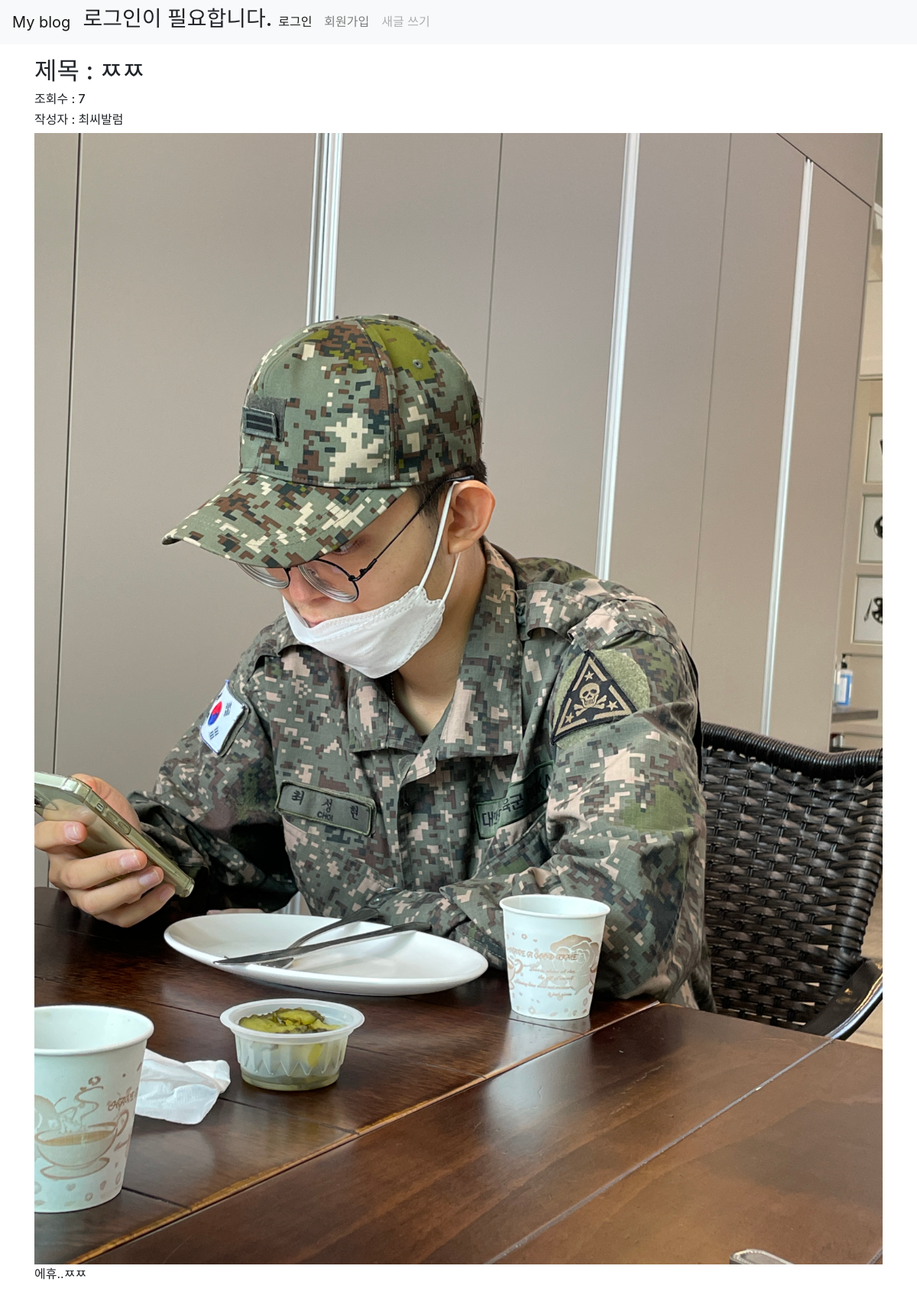
Page /posts/show/17 on the committed database.
### posts/models.py (models this page shows, shortened)
class Post(models.Model):
    POST_TYPES = [
        (0, "칼럼"),
        (1, "뉴스"),
        (2, "소설"),
    ]
    title = models.CharField(max_length=200,
                            verbose_name="제목")
    content = models.TextField(verbose_name="내용")
    view_count = models.IntegerField(default=0,
                                    verbose_name="조회수")
    _type = models.PositiveSmallIntegerField(choices=POST_TYPES,
                                            verbose_name="게시글타입")
    image = models.ImageField(upload_to="posts/img", default="posts/default/default_post_img.png")
    created_at = models.DateTimeField(auto_now_add=True,
                                     verbose_name="등록시간")
    updated_at = models.DateTimeField(auto_now=True,
                                     verbose_name="업데이트시간")
    author = models.ForeignKey(User, on_delete=models.CASCADE)

### posts/views.py (the view)
# urls.py: path('show/<int:post_id>', show, name="show"),
def show(request, post_id):
    post = get_object_or_404(Post, pk=post_id)
    default_view_count = post.view_count
    post.view_count = default_view_count + 1
    post.save()
    context = {
        'post' : post
    }
    return render(request, 'posts/show.html', context)

### posts/templates/posts/show.html (shortened to what this page needs)
{% extends 'base.html' %}
{% block content %}
<div class="container">
    <h2 style="margin-top : 1rem">
        제목 : {{ post.title }}
    </h2>
    <h6>
        조회수 : {{ post.view_count }}
    </h6>
    <h6>
        작성자 : {{ post.author }}
    </h6>
    <img src="{{ post.image.url }}" width="100%" alt="...">
    <p>
        {{ post.content }}
    </p>
</div>
{% endblock %}

### rows in the picture
Post: title "ㅉㅉ", view_count "7", author "최씨발럼", image (picture), content "에휴..ㅉㅉ"
